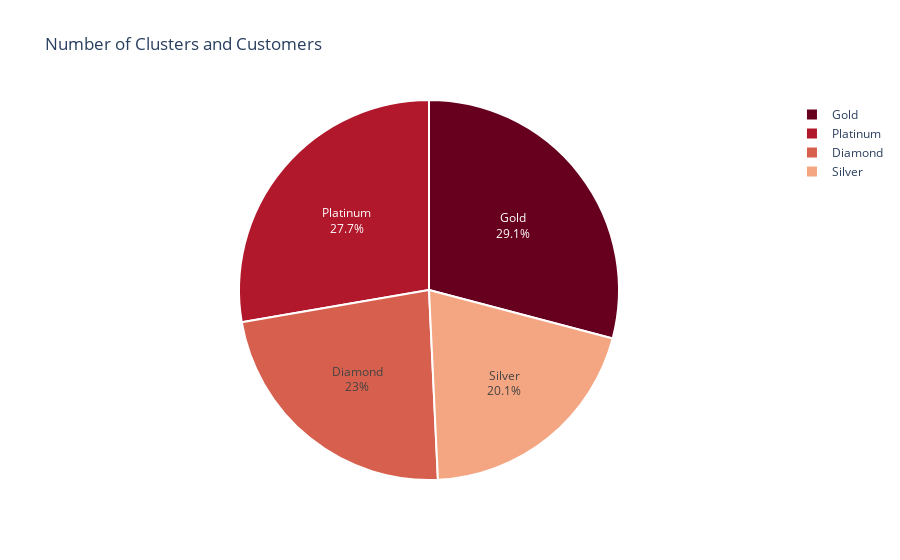

Notebook source saved alongside this figure:
### Markdown cell above
### Relation of Cluster and Number of Customers

### Code cell
clusterCounts = customer.Clusters.value_counts()

fig = px.pie(clusterCounts,
             values = clusterCounts.values,
             names = clusterCounts.index,
             color_discrete_sequence = px.colors.sequential.RdBu,
            title = 'Number of Clusters and Customers')
fig.update_traces(textposition = 'inside', textinfo = 'percent+label',
                 marker = dict(line = dict(color = 'white', width = 2)))
fig.show()

### Figure 1 — Plotly figure (JSON) as saved in the notebook; plotly's stock layout.template omitted (floating-point values rounded to 4 significant figures)
{"data": [{"domain": {"x": [0, 1], "y": [0, 1]}, "hovertemplate": "index=%{label}<br>value=%{value}<extra></extra>", "labels": ["Gold", "Platinum", "Diamond", "Silver"], "legendgroup": "", "marker": {"line": {"color": "white", "width": 2}}, "name": "", "showlegend": true, "textinfo": "percent+label", "textposition": "inside", "type": "pie", "values": [642, 611, 508, 444]}], "layout": {"legend": {"tracegroupgap": 0}, "piecolorway": ["rgb(103,0,31)", "rgb(178,24,43)", "rgb(214,96,77)", "rgb(244,165,130)", "rgb(253,219,199)", "rgb(247,247,247)", "rgb(209,229,240)", "rgb(146,197,222)", "rgb(67,147,195)", "rgb(33,102,172)", "rgb(5,48,97)"], "title": {"text": "Number of Clusters and Customers"}}}
